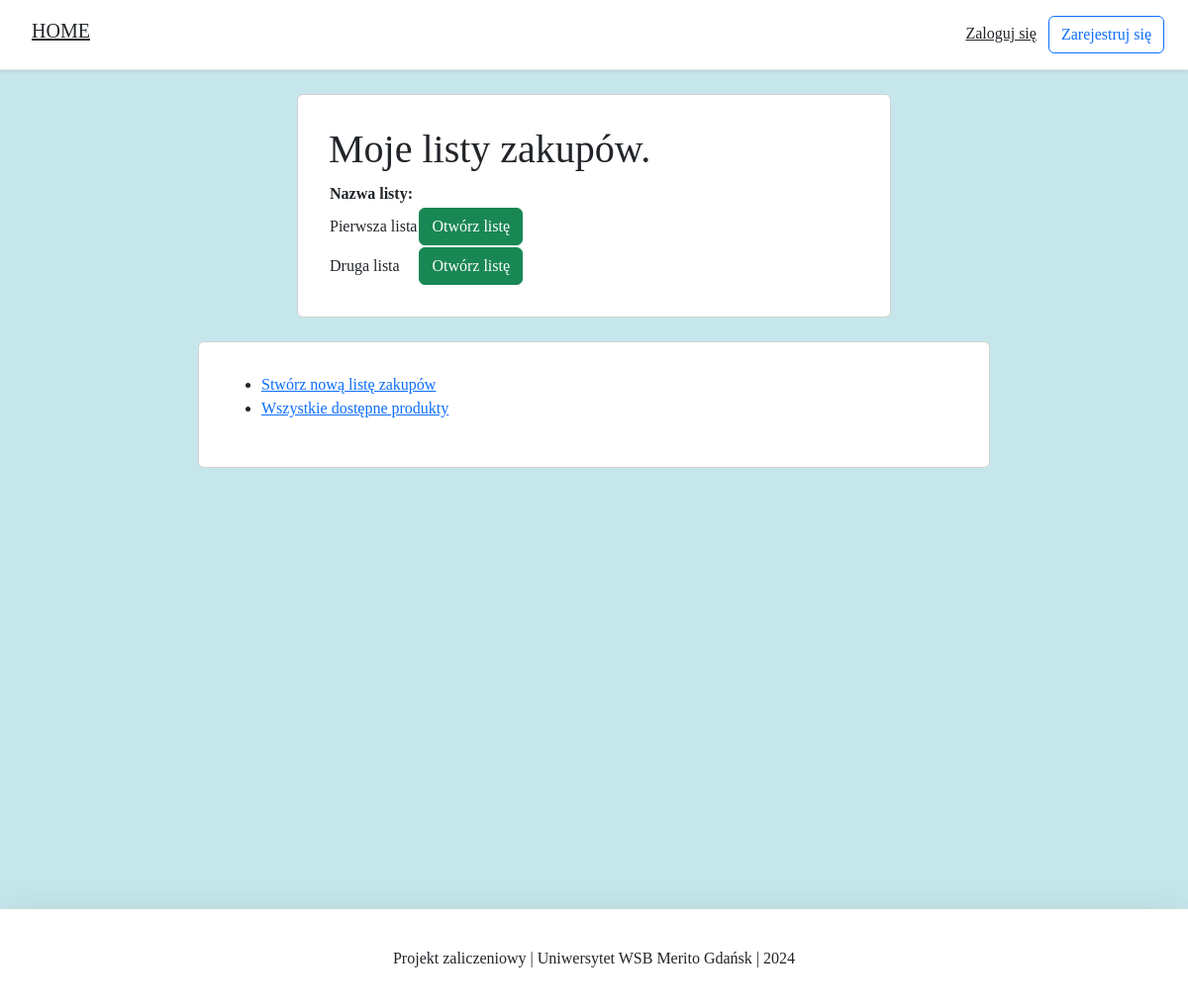
The page /shopping_list/ on the database as committed earlier.
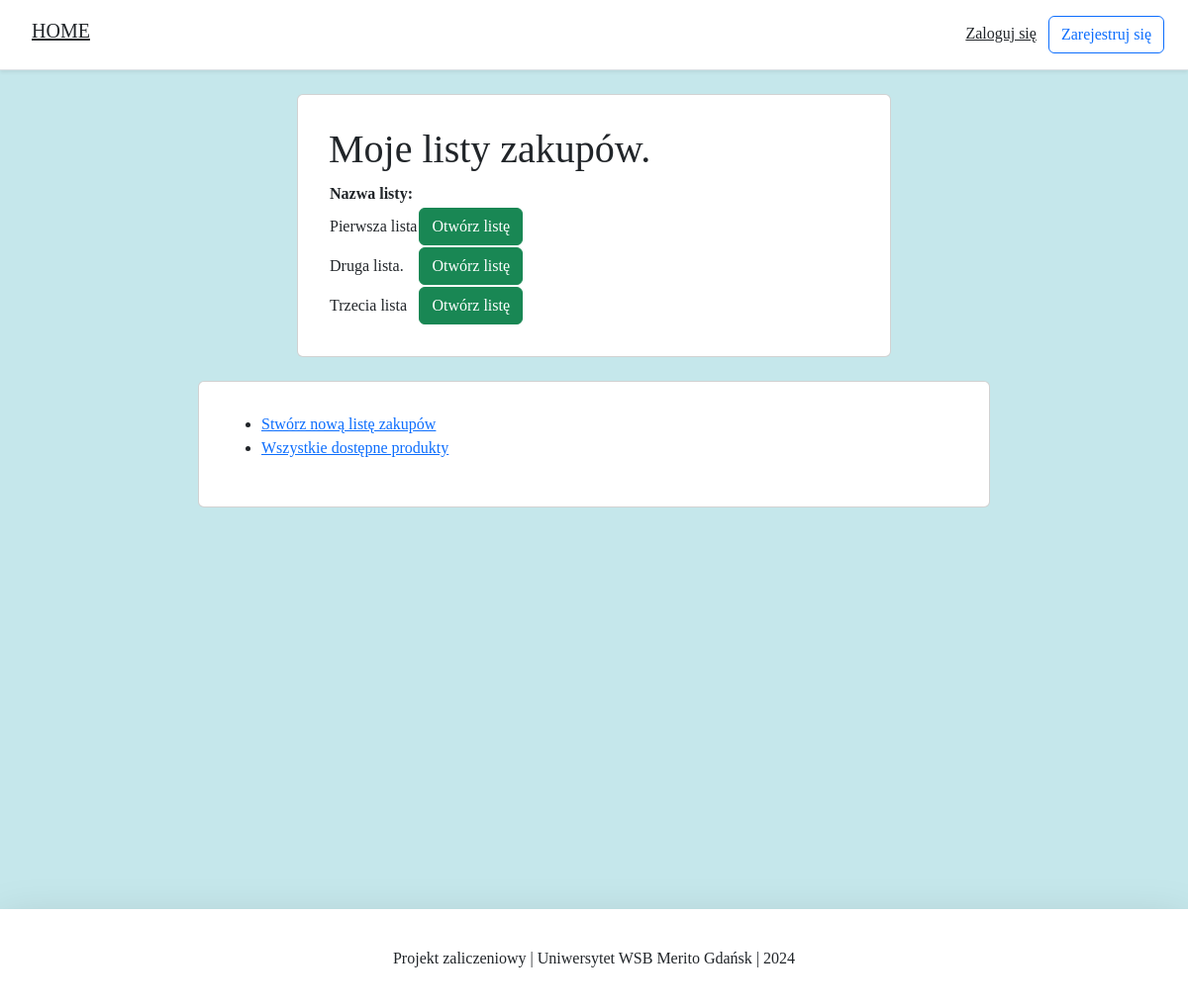
The same page on the database as committed later.
### products/models.py (models this page shows, shortened)
class ShoppingLists(models.Model):
    lists_name = models.CharField(max_length=30, verbose_name="Nazwa listy")
    products = models.ManyToManyField(Products, verbose_name="Produkty")
    class Meta:
        verbose_name_plural = "Listy zakupów"

### products/views.py (the view)
# urls.py: path('shopping_list/', ShoppingListView.as_view(), name='shopping_list'),
class ShoppingListView(ListView):
    model = ShoppingLists
    template_name = 'all_shopping_lists.html'
    context_object_name = 'my_shopping_lists'

### products/templates/all_shopping_lists.html (shortened to what this page needs)
{% extends 'base.html' %}
{% load static %}
{% block content %}
<body>
<div class="container">
    <div class="row justify-content-center">
        <div class="card card-main">
            <div class="card-body">
                <h1>Moje listy zakupów.</h1>
                <table>
                    <tr>
                        <th>Nazwa listy:</th>
                    </tr>
                    {% for x in my_shopping_lists %}
                        <tr>
                            <td>{{ x.lists_name }}</td>
                            <td>
                                <form action="{% url 'details' x.id %}">
                                    <input type="submit" class="btn btn-success" value="Otwórz listę">
                                </form>
                            </td>
                        </tr>
                    {% endfor %}
                </table>
            </div>
        </div>
    </div>
</div>
<div class="container mt-4">
    <div class="row justify-content-center">
        <div class="card card-navigate">
            <div class="card-body">
                <ul>
                    <li><a href="{% url 'create' %}">Stwórz nową listę zakupów</a></li>
                    <li><a href="{% url 'products' %}">Wszystkie dostępne produkty</a></li>
                </ul>
            </div>
        </div>
    </div>
</div>
</body>
{% endblock content %}

Rows that differ between the two databases and show on the page:
changed ShoppingLists: lists_name "Druga lista" → "Druga lista."
added ShoppingLists: lists_name "Trzecia lista"
